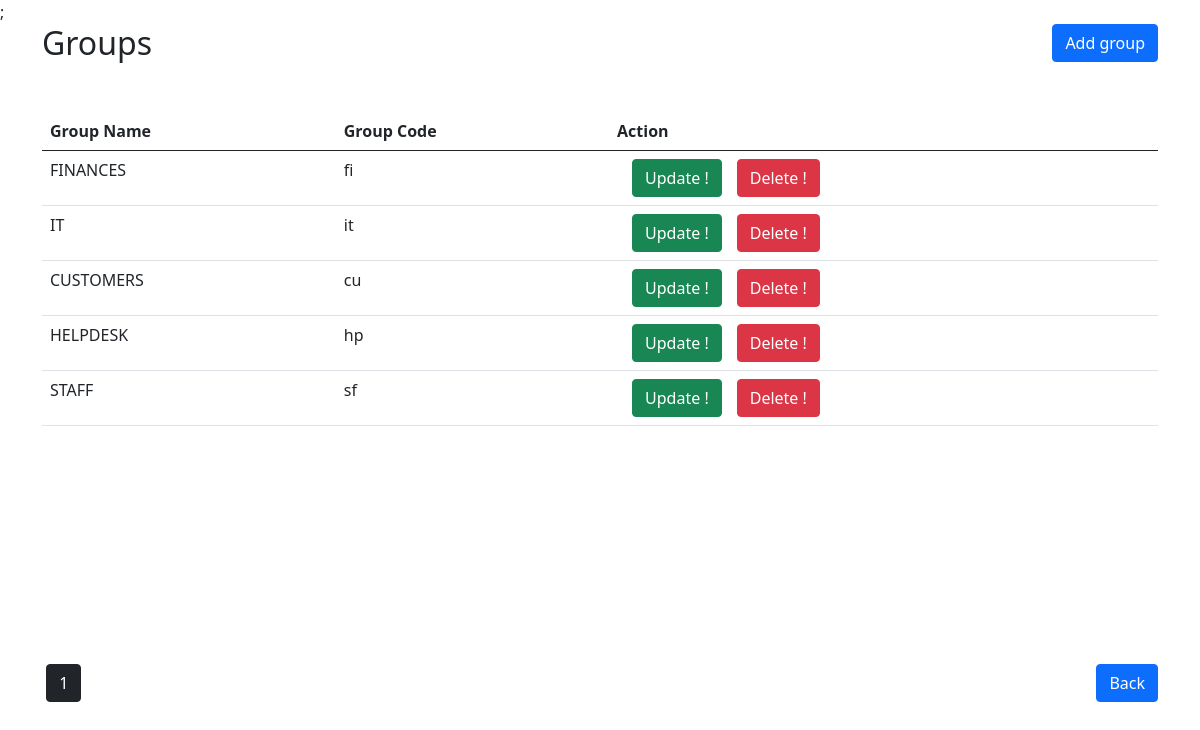
Screenshot of /src/groups.php with the database file from the repository.
### tables this page shows
CREATE TABLE `groups` (
  `id` int(11) NOT NULL,
  `group_id` varchar(2) DEFAULT NULL,
  `group_name` varchar(50) NOT NULL
);

### src/groups.php (the view, shortened to what this page needs)
<html>
<?php
include "config.php";
$sql = "select * from groups";
$execute = mysqli_query($connection, $sql);
$total_results = mysqli_num_rows($execute);
$results = 15;
$pages = ceil($total_results / $results);
?>
<head>
    <link rel="stylesheet" type="text/css" href="style.css">
    <link href="https://cdn.jsdelivr.net/npm/bootstrap@5.0.0-beta2/dist/css/bootstrap.min.css" rel="stylesheet">
</head>
<body>
    <div class="container mainc">
        <h2>Groups <a href="groupadd.php"><button class="btn btn-primary addgr">Add group</button></a></h2>
        <table class="gr table">
            <thead>
                <tr>
                    <th>Group Name</th>
                    <th>Group Code</th>
                    <th>Action</th>
                </tr>
            </thead>
            <tbody>
                <?php
                if (!isset($_GET['page'])) {
                    $page = 1;
                } else {
                    $page = $_GET['page'];
                }
                $first_item = ($page - 1) * $results;
                $sql = "select * from groups limit " . $first_item . "," . $results;
                $execute = mysqli_query($connection, $sql);
                if (mysqli_num_rows($execute) > 0) {
                    while ($row = mysqli_fetch_array($execute)) {
                ?>
                        <tr>
                            <td><?php echo $row['group_name'] ?></td>
                            <td><?php echo $row['group_id'] ?></td>
                            <td><a href="groupupdate.php?id=<?php echo $row['id'] ?>" class="btn btn-success bt">Update !</a><a href="groupdelete.php?id=<?php echo $row['id'] ?>" class="btn btn-danger bt">Delete !</a></td>
                        </tr>
                <?php
                    }
                }
                ?>
            </tbody>
        </table>
    </div>
    <div class="container">
        <a href="../index.php"><button class="btn btn-primary back">Back</button></a>
        <?php
        for ($page = 1; $page <= $pages; $page++) {
            echo '&nbsp;<a href="groups.php?page=' . $page . '" class="btn btn-dark">' . $page . '</a>';
        }
        ?>
    </div>
</body>
<html>

### src/style.css (style rules this page uses)
.addgr { float: right; margin-right: 0px; }
.gr { margin-top: 50px; }
.mainc { min-height: 80vh; }
.bt { margin-left: 15px; }
.back { float: right; }

### rows the page displays
groups: group_name "FINANCES", group "fi"
groups: group_name "IT", group "it"
groups: group_name "CUSTOMERS", group "cu"
groups: group_name "HELPDESK", group "hp"
groups: group_name "STAFF", group "sf"
